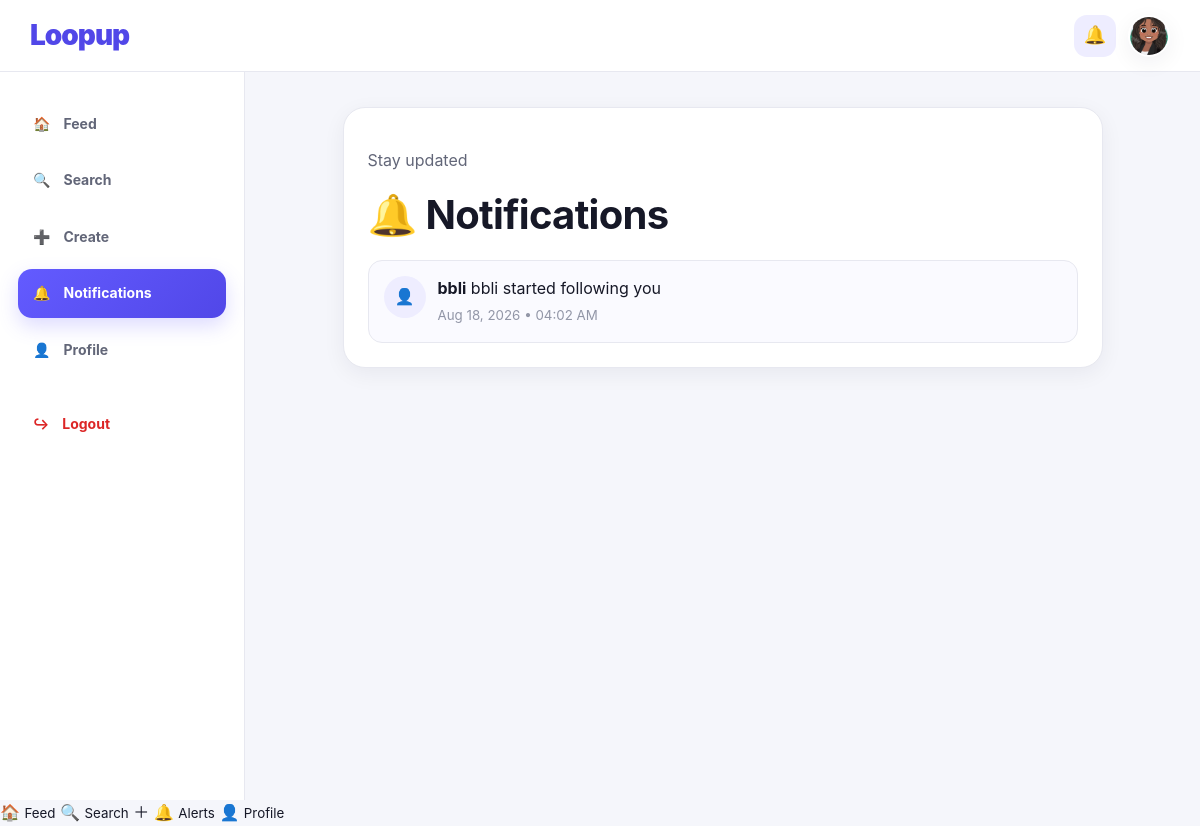
The page /accounts/notifications/ (signed in) on the database its author committed.
### accounts/models.py (models this page shows, shortened)
class Profile(models.Model):
    user = models.OneToOneField(User, on_delete=models.CASCADE)
    bio = models.TextField(blank=True)
    profile_image = models.ImageField(
        upload_to='profile_images/',
        blank=True,
        null=True
    )

class Notification(models.Model):
    recipient = models.ForeignKey(
        User,
        on_delete=models.CASCADE,
        related_name='notifications'
    )
    sender = models.ForeignKey(
        User,
        on_delete=models.CASCADE,
        related_name='sent_notifications'
    )
    message = models.CharField(max_length=255)
    created_at = models.DateTimeField(auto_now_add=True)
    is_read = models.BooleanField(default=False)

### accounts/views.py (the view)
# urls.py: path('notifications/', views.notifications, name='notifications'),
@login_required
def notifications(request):
    notifications = Notification.objects.filter(
        recipient=request.user
    ).order_by('-created_at')
    Notification.objects.filter(
        recipient=request.user,
        is_read=False
    ).update(is_read=True)
    return render(request, 'accounts/notifications.html', {
        'notifications': notifications
    })

### templates/accounts/notifications.html (shortened to what this page needs)
{% extends "base.html" %}
{% block content %}
<div class="card notifications-card">
    <div class="notifications-header">
        <div>
            <p class="eyebrow">Stay updated</p>
            <h1>🔔 Notifications</h1>
        </div>
    </div>
    <div class="notifications-list">
        {% for notification in notifications %}
            <div class="notification-item">
                <div class="notification-icon">
                    👤
                </div>
                <div class="notification-content">
                    <p>
                        <strong>{{ notification.sender.username }}</strong>
                        {{ notification.message }}
                    </p>
                    <small>
                        {{ notification.created_at|date:"M d, Y • h:i A" }}
                    </small>
                </div>
            </div>
        {% empty %}
            <div class="empty-notifications">
                <div class="empty-icon">🔔</div>
                <h3>No notifications yet</h3>
                <p>When someone follows you, you'll see it here.</p>
            </div>
        {% endfor %}
    </div>
</div>
{% endblock %}

### templates/base.html (shortened to what this page needs)
{% load static %}
<!DOCTYPE html>
<html lang="en">
<head>
    <link rel="stylesheet" href="{% static 'css/style.css' %}">
</head>
<body>
{% if user.is_authenticated %}
    <header class="topbar">
        <a href="{% url 'feed' %}" class="brand">
            Loopup
        </a>
        <div class="topbar-actions">
            <a href="{% url 'notifications' %}" class="icon-link">
                🔔
            </a>
            <a href="{% url 'profile' %}" class="mini-profile">
                {% if user.profile.profile_image %}
                    <img
                        src="{{ user.profile.profile_image.url }}"
                        alt="Profile"
                    >
                {% else %}
                    <span>👤</span>
                {% endif %}
            </a>
        </div>
    </header>
    <div class="app-layout">
        <aside class="sidebar">
            <nav class="sidebar-nav">
                <a
                    href="{% url 'feed' %}"
                    class="nav-item {% if request.resolver_match.url_name == 'feed' %}active{% endif %}"
                >
                    <span>🏠</span>
                    <span>Feed</span>
                </a>
                <a
                    href="{% url 'search_users' %}"
                    class="nav-item {% if request.resolver_match.url_name == 'search_users' %}active{% endif %}"
                >
                    <span>🔍</span>
                    <span>Search</span>
                </a>
                <a
                    href="{% url 'create_post' %}"
                    class="nav-item {% if request.resolver_match.url_name == 'create_post' %}active{% endif %}"
                >
                    <span>➕</span>
                    <span>Create</span>
                </a>
                <a
                    href="{% url 'notifications' %}"
                    class="nav-item {% if request.resolver_match.url_name == 'notifications' %}active{% endif %}"
                >
                    <span>🔔</span>
                    <span>Notifications</span>
                </a>
                <a
                    href="{% url 'profile' %}"
                    class="nav-item {% if request.resolver_match.url_name == 'profile' %}active{% endif %}"
                >
                    <span>👤</span>
                    <span>Profile</span>
                </a>
                <a
                    href="{% url 'logout' %}"
                    class="nav-item logout-nav"
                >
                    <span>↪</span>
                    <span>Logout</span>
                </a>
            </nav>
        </aside>
        <main class="main-content">
{% endif %}
    {% block content %}
    {% endblock %}
{% if user.is_authenticated %}
        </main>
    </div>
    <nav class="mobile-nav">
        <a
            href="{% url 'feed' %}"
            class="{% if request.resolver_match.url_name == 'feed' %}active{% endif %}"
        >
            <span>🏠</span>
            <small>Feed</small>
        </a>
        <a
            href="{% url 'search_users' %}"
            class="{% if request.resolver_match.url_name == 'search_users' %}active{% endif %}"
        >
            <span>🔍</span>
            <small>Search</small>
        </a>
        <a
            href="{% url 'create_post' %}"
            class="mobile-create {% if request.resolver_match.url_name == 'create_post' %}active{% endif %}"
        >
            <span>＋</span>
        </a>
        <a
            href="{% url 'notifications' %}"
            class="{% if request.resolver_match.url_name == 'notifications' %}active{% endif %}"
        >
            <span>🔔</span>
            <small>Alerts</small>
        </a>
        <a
            href="{% url 'profile' %}"
            class="{% if request.resolver_match.url_name == 'profile' %}active{% endif %}"
        >
            <span>👤</span>
            <small>Profile</small>
        </a>
    </nav>
{% else %}
        </main>
{% endif %}
</body>
</html>

### static/css/style.css (style rules this page uses)
:root { --primary: #635bff; --primary-dark: #5147e8; --primary-light: #eeedff; --background: #f5f6fb; --surface: #ffffff; --surface-soft: #fafaff; --text: #161827; --text-soft: #626678; --muted: #9296a7; --border: #e7e8f0; --danger: #dc2626; --shadow-sm: 0 6px 22px rgba(24, 25, 45, 0.06); --shadow-md: 0 12px 32px rgba(24, 25, 45, 0.10); --radius-md: 16px; --radius-lg: 22px; }
* { box-sizing: border-box; }
html { scroll-behavior: smooth; }
body { margin: 0; min-height: 100vh; font-family: Inter, -apple-system, BlinkMacSystemFont, "Segoe UI", Arial, sans-serif; background: var(--background); color: var(--text); line-height: 1.6; }
a { color: inherit; text-decoration: none; }
img { max-width: 100%; }
.topbar, .guest-topbar { width: 100%; height: 72px; display: flex; align-items: center; justify-content: space-between; padding: 0 30px; background: rgba(255, 255, 255, 0.96); border-bottom: 1px solid var(--border); position: sticky; top: 0; z-index: 1000; }
.brand { font-size: 28px; font-weight: 900; letter-spacing: -1px; color: var(--primary-dark); }
.topbar-actions { display: flex; align-items: center; gap: 12px; }
.icon-link { width: 42px; height: 42px; display: flex; align-items: center; justify-content: center; border-radius: 13px; background: var(--primary-light); font-size: 18px; transition: 0.2s ease; }
.mini-profile { width: 42px; height: 42px; display: flex; align-items: center; justify-content: center; border-radius: 50%; overflow: hidden; background: #ececf4; border: 2px solid white; box-shadow: var(--shadow-sm); }
.mini-profile img { width: 100%; height: 100%; max-width: none; object-fit: cover; }
.app-layout { display: flex; min-height: calc(100vh - 72px); }
.sidebar { width: 245px; flex-shrink: 0; background: rgba(255, 255, 255, 0.96); border-right: 1px solid var(--border); padding: 28px 18px; position: sticky; top: 72px; height: calc(100vh - 72px); }
.sidebar-nav { display: flex; flex-direction: column; gap: 8px; }
.nav-item { display: flex; align-items: center; gap: 13px; padding: 13px 15px; border-radius: 14px; color: var(--text-soft); font-size: 14px; font-weight: 700; transition: background 0.2s ease, color 0.2s ease, transform 0.2s ease; }
.nav-item.active { background: linear-gradient( 135deg, var(--primary), var(--primary-dark) ); color: white; box-shadow: 0 8px 20px rgba(99, 91, 255, 0.22); }
.logout-nav { margin-top: 18px; color: var(--danger); }
.main-content { flex: 1; width: 100%; max-width: 920px; margin: 0 auto; padding: 35px 34px 70px; }
h1, h2, h3 { color: var(--text); line-height: 1.25; }
h1 { font-size: clamp(28px, 4vw, 40px); letter-spacing: -0.7px; }
p { color: var(--text-soft); }
.card { background: var(--surface); border: 1px solid var(--border); border-radius: var(--radius-lg); padding: 24px; margin-bottom: 22px; box-shadow: var(--shadow-sm); }
.notifications-card { max-width: 760px; margin: 0 auto; }
.notifications-header { margin-bottom: 20px; }
.notifications-header h1 { margin: 0; }
.notifications-list { display: flex; flex-direction: column; gap: 10px; }
.notification-item { display: flex; align-items: flex-start; gap: 12px; padding: 15px; border: 1px solid var(--border); border-radius: 14px; background: var(--surface-soft); transition: 0.2s ease; }
.notification-icon { width: 42px; height: 42px; flex: 0 0 42px; display: flex; align-items: center; justify-content: center; border-radius: 50%; background: var(--primary-light); }
.notification-content { flex: 1; }
.notification-content p { margin: 0; color: var(--text); }
.notification-content small { display: block; margin-top: 4px; color: var(--muted); }

### rows shown on the page
Notification: sender.username "bbli", message "bbli started following you", created_at "Aug 18, 2026 • 04:02 AM"
